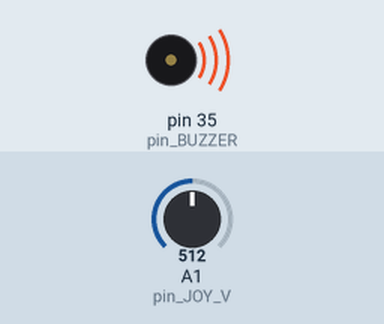
Recording of a sketch running on a simulated Arduino Mega 2560, built with avr-gcc and run on an emulated ATmega2560. Parts: buzzer (waves = sounding). The test bench sets the inputs (shaded band); at power-on: A1 (pin_JOY_V) = 512. What the sketch prints to the serial monitor is not drawn.

Above: at 1.2 s.
1.3 s: A1 (pin_JOY_V) set to 108
At 2.3 s:
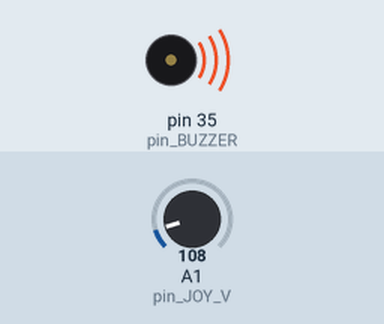
4.3 s: A1 (pin_JOY_V) set to 94
At 4.8 s:
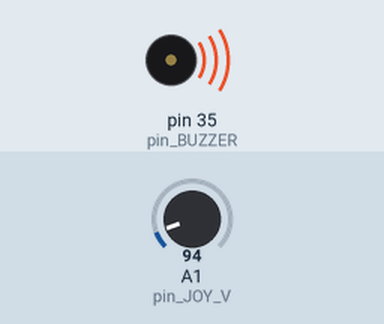
Timing chart, 0 to 7.3 s (numbered marks = the images above; inputs shaded):
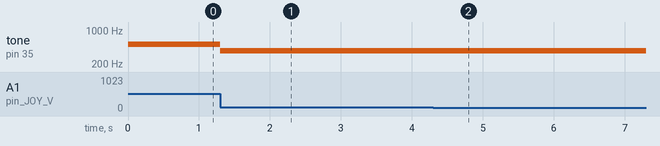

Measured:
- after the input at 1.3 s, tone on pin 35 (pin_BUZZER): 511 Hz → 377 Hz at once
- after the input at 4.3 s, tone on pin 35 (pin_BUZZER): 377 Hz → 372 Hz at once

The sketch:

ExPiano2.ino
```cpp
#define NOTE_C4 262
#define NOTE_D4 294
#define NOTE_E4 330
#define NOTE_F4 349
#define NOTE_G4 392
#define NOTE_A5 440
#define NOTE_B5 494
#define NOTE_C5 523

// BUZZER pin number 35
int pin_BUZZER = 35;
int noteDuration = 250;
int pin_JOY_V = A1;

int notes[8] = {
  NOTE_C4, NOTE_D4, NOTE_E4, NOTE_F4,
  NOTE_G4, NOTE_A5, NOTE_B5, NOTE_C5
};

void setup() {
  // buzzer pin Output Setup
  pinMode(pin_BUZZER, OUTPUT);
  Serial.begin(115200);  // same Serial.begin(115200, SERIAL_8N1)
  pinMode(pin_JOY_V, INPUT);
}

void loop() {

  int JOY_V = analogRead(pin_JOY_V);

  Serial.print(", JOY V :");
  Serial.print(JOY_V);

  tone(pin_BUZZER, (JOY_V + 1023) / 3,noteDuration);

}
```
